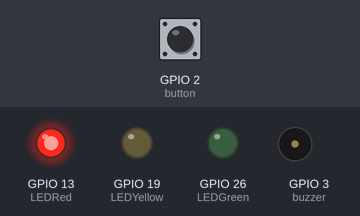
A program run on a simulated Raspberry Pi (BCM pin numbers). Parts: output pins drawn as LEDs (lit = HIGH), buzzer (waves = sounding, pin HIGH). Inputs (shaded band) come from the test bench; at power-on: GPIO 2 (button) HIGH.

Above: at 1.2 s.
1.3 s: GPIO 2 (button) pulled LOW for 0.15 s
At 1.42 s:
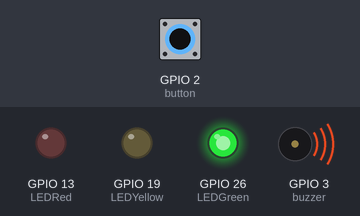
4.3 s: GPIO 2 (button) pulled LOW for 3.2 s
At 6.1 s:
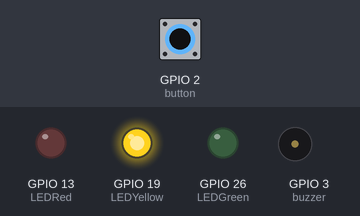
10.5 s: GPIO 2 (button) pulled LOW for 1 s
At 17.5 s:
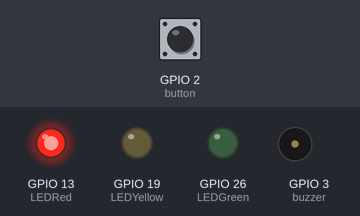
Timing chart, 0 to 19.0 s (numbered marks = the images above; inputs shaded):
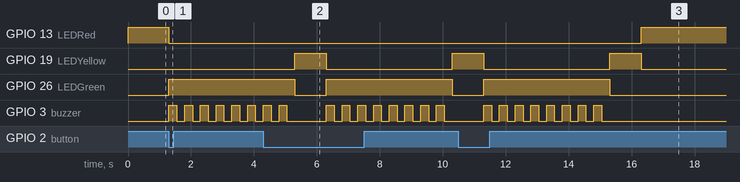

Measured:
- after the input at 1.3 s, GPIO 13 (LEDRed): HIGH → LOW at once; GPIO 26 (LEDGreen): LOW → HIGH at once; GPIO 3 (buzzer): alternates HIGH for 0.25 s and LOW for 0.25 s, starting at once
- after the input at 4.3 s, GPIO 13 (LEDRed): stays LOW (without the input it goes to HIGH after 2.0 s)
- after the input at 10.5 s, GPIO 13 (LEDRed): LOW → HIGH after 5.8 s instead of 0.80 s; GPIO 26 (LEDGreen): LOW → HIGH after 0.80 s, → LOW 4.0 s later; GPIO 3 (buzzer): alternates HIGH for 0.25 s and LOW for 0.25 s, 16 changes in all, then stays LOW, starting after 0.80 s

The program:

python_TrafficLight.py
```python
#Name: Tanmay Gupta
#Lab 8: Python Traffic Light
#Description:
    # Simulate a traffic light changing using LEDs and an audio indicator.
    # Done using states for each light. State loop initiates with button press.

from gpiozero import LED, Button, Buzzer
from time import sleep

#Initializing which components are connected to which pins:
LEDRed = LED(13)
    # The red LED is connected to pin 13 through a resistor,
        # then connected to GROUND.
LEDGreen = LED(26)
LEDYellow = LED(19)
button = Button(2)
    # Button didn't need resistor.
    # Orientation of voltage/ground cables didn't make a difference.
buzzer = Buzzer(3)
    # An active buzzer doesn't need a resistor.

#Starting from state 1:
state = 1
    # States are the different steps of code to move onto when called.

#Main loop:
while True:

    #Initializing all components as OFF:
    LEDRed.off()
    LEDGreen.off()
    LEDYellow.off()
    buzzer.off()

    if state == 1:
        #Step 1: Red LED is ON by default:
        LEDRed.on()

        #Step 2: If button is pressed, turn ON Green LED:
        button.wait_for_press()
        LEDRed.off()
        LEDGreen.on()
        state = 2 # move onto state 2.

    if state == 2:
        #Step 3: While Green LED is ON, sound buzzer in quarter-sec increments:
        for i in range(8): # 8 for-loops of 0.25 is 2 seconds total.
            buzzer.on()
            sleep(0.25)
            buzzer.off()
            sleep(0.25)
        state = 3

    if state == 3:
        #Step 4: After 2 seconds (for loop), turn OFF Green and ON Yellow LEDs:
        LEDGreen.off()
        LEDYellow.on()

        #Step 5: After 1 second, turn OFF Yellow LED and return to Step 1:
        sleep(1)
        LEDYellow.off()
        state = 1
```
